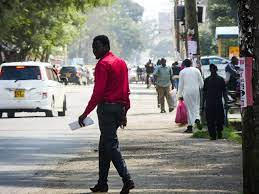
#> input picture image4.jpg, 259 x 194 px
$ python 'human_check(hog)1.py'
#> lines starting #> are read from the running program, lines starting #| are printed output that depends on the picture; after the words box and inside, x2 and y2 are one past the last pixel; in counts of white or black regions, pixels touching at a corner belong together
import cv2
import random

hog = cv2.HOGDescriptor()
hog.setSVMDetector(cv2.HOGDescriptor_getDefaultPeopleDetector())

img = cv2.imread("image4.jpg")
#> img is the input picture: shape (194, 259, 3); mean B, G, R 121.5, 125.5, 127.4
n = 0

detected, _ = hog.detectMultiScale(img)  # 사각형 정보를 받아옴
#> detected = [[160, 32, 64, 128], [182, 40, 67, 134], [70, 28, 80, 159]]

for (x, y, w, h) in detected:
    c = (random.randint(0, 255), random.randint(0, 255), random.randint(0, 255))
    cv2.rectangle(img, (x, y, w, h), c, 3)
    cv2.circle(img, (int((x*2 + w)/2), int((y*2 + h)/2)), 3, (0, 0, 255), -1)
    n += 1
    print("사람",n)
    print("사람 영역 좌표:",x, y, x + w, y + h)
    print("사람 영역 중심 좌표:", int((x*2 + w)/2), int((y*2 + h)/2))
    print("원점과의 거리:",abs(int(img.shape[1]/2)- int((x*2 + w)/2)), abs(int(img.shape[0]/2) - int((y*2 + h)/2)))
    print("========================================================")
#> this loop made 3 passes
#> (x, y, w, h, c) on passes 1 to 3: (160, 32, 64, 128, (197, 215, 20)), (182, 40, 67, 134, (132, 248, 207)), (70, 28, 80, 159, (155, 244, 183))
#> (printed output is left out)
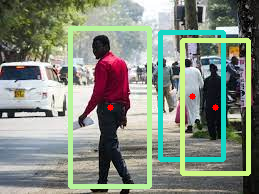
#> img: shape (194, 259, 3); 12.46% of pixels changed, all inside (x1, y1, x2, y2) = (68, 26, 251, 189)
#> after the loop, n = 3

cv2.circle(img, (int(img.shape[1]/2), int(img.shape[0]/2)), 5, (255, 0, 0), -1)
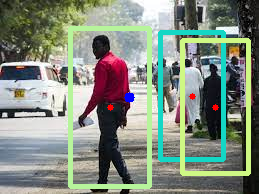
#> img: shape (194, 259, 3); 0.16% of pixels changed, all inside (x1, y1, x2, y2) = (124, 92, 135, 103)

cv2.imshow('frame', img)
cv2.waitKey(0)
cv2.destroyAllWindows()

$ run again, with image1.jpg copied over image4.jpg
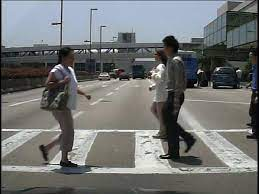
#> input picture image1.jpg, 259 x 194 px
#> img is the input picture: shape (194, 259, 3); mean B, G, R 115.6, 116, 114
#> detected = [[26, 31, 75, 150], [130, 19, 82, 164]]
#> the loop `for (x, y, w, h) in detected:` made 2 passes
#> (x, y, w, h, c, n) on passes 1 to 2: (26, 31, 75, 150, (197, 215, 20), 1), (130, 19, 82, 164, (132, 248, 207), 2)
#> (printed output is left out)
#> after the loop `for (x, y, w, h) in detected:`:
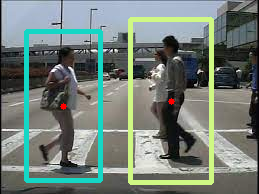
#> img: shape (194, 259, 3); 9.36% of pixels changed, all inside (x1, y1, x2, y2) = (24, 17, 214, 185)
#> after the loop `for (x, y, w, h) in detected:`: n = 2
#> `cv2.circle(img, (int(img.shape[1]/2), int(img.shape[0]/2)), 5, (255, 0..`:
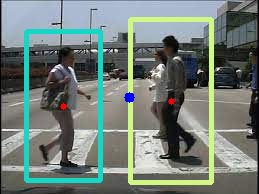
#> img: shape (194, 259, 3); 0.16% of pixels changed, all inside (x1, y1, x2, y2) = (124, 92, 135, 103)

$ run again, with image2.jpg copied over image4.jpg
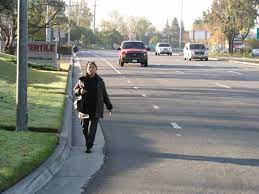
#> input picture image2.jpg, 259 x 194 px
#> img is the input picture: shape (194, 259, 3); mean B, G, R 129.7, 135.3, 134.1
#> detected = [[55, 39, 71, 143]]
#> the loop `for (x, y, w, h) in detected:` made 1 pass
#> (x, y, w, h, c, n) on pass 1: (55, 39, 71, 143, (197, 215, 20), 1)
#> (printed output is left out)
#> after the loop `for (x, y, w, h) in detected:`:
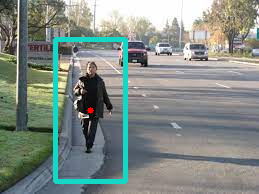
#> img: shape (194, 259, 3); 4.25% of pixels changed, all inside (x1, y1, x2, y2) = (53, 37, 128, 184)
#> after the loop `for (x, y, w, h) in detected:`: n = 1
#> `cv2.circle(img, (int(img.shape[1]/2), int(img.shape[0]/2)), 5, (255, 0..`:
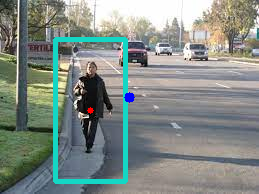
#> img: shape (194, 259, 3); 0.16% of pixels changed, all inside (x1, y1, x2, y2) = (124, 92, 135, 103)

$ run again, with image3.jpg copied over image4.jpg
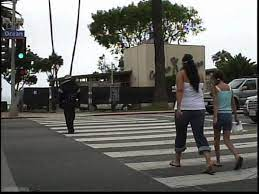
#> input picture image3.jpg, 259 x 194 px
#> img is the input picture: shape (194, 259, 3); mean B, G, R 102.2, 105.9, 106.1
#> detected = ()
#> after the loop `for (x, y, w, h) in detected:`: n = 0
#> `cv2.circle(img, (int(img.shape[1]/2), int(img.shape[0]/2)), 5, (255, 0..`:
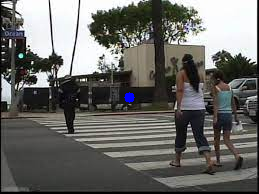
#> img: shape (194, 259, 3); 0.16% of pixels changed, all inside (x1, y1, x2, y2) = (124, 92, 135, 103)
